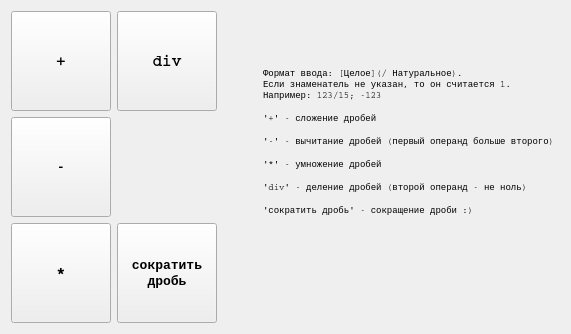
      <widget class="QWidget" name="tabRational">
       <attribute name="title">
        <string>Рациональные</string>
       </attribute>
       <layout class="QVBoxLayout" name="verticalLayout_6">
        <item>
         <layout class="QHBoxLayout" name="horizontalLayout_5">
          <item>
           <layout class="QGridLayout" name="buttonsLayout_3">
            <item row="0" column="1">
             <widget class="QPushButton" name="rationalDivButton">
              <property name="sizePolicy">
               <sizepolicy hsizetype="Maximum" vsizetype="Fixed">
                <horstretch>0</horstretch>
                <verstretch>0</verstretch>
               </sizepolicy>
              </property>
              <property name="minimumSize">
               <size>
                <width>100</width>
                <height>100</height>
               </size>
              </property>
              <property name="font">
               <font>
                <family>Courier</family>
                <pointsize>12</pointsize>
                <weight>75</weight>
                <bold>true</bold>
                <stylestrategy>PreferDefault</stylestrategy>
                <kerning>false</kerning>
               </font>
              </property>
              <property name="text">
               <string>div</string>
              </property>
             </widget>
            </item>
            <item row="2" column="0">
             <widget class="QPushButton" name="rationalMultButton">
              <property name="sizePolicy">
               <sizepolicy hsizetype="Maximum" vsizetype="Fixed">
                <horstretch>0</horstretch>
                <verstretch>0</verstretch>
               </sizepolicy>
              </property>
              <property name="minimumSize">
               <size>
                <width>100</width>
                <height>100</height>
               </size>
              </property>
              <property name="font">
               <font>
                <family>Courier</family>
                <pointsize>12</pointsize>
                <weight>75</weight>
                <bold>true</bold>
                <stylestrategy>PreferDefault</stylestrategy>
                <kerning>false</kerning>
               </font>
              </property>
              <property name="text">
               <string>*</string>
              </property>
             </widget>
            </item>
            <item row="1" column="0">
             <widget class="QPushButton" name="rationalSubButton">
              <property name="sizePolicy">
               <sizepolicy hsizetype="Maximum" vsizetype="Fixed">
                <horstretch>0</horstretch>
                <verstretch>0</verstretch>
               </sizepolicy>
              </property>
              <property name="minimumSize">
               <size>
                <width>100</width>
                <height>100</height>
               </size>
              </property>
              <property name="font">
               <font>
                <family>Courier</family>
                <pointsize>12</pointsize>
                <weight>75</weight>
                <bold>true</bold>
                <stylestrategy>PreferDefault</stylestrategy>
                <kerning>false</kerning>
               </font>
              </property>
              <property name="text">
               <string>-</string>
              </property>
             </widget>
            </item>
            <item row="0" column="0">
             <widget class="QPushButton" name="rationalPlusButton">
              <property name="sizePolicy">
               <sizepolicy hsizetype="Maximum" vsizetype="Fixed">
                <horstretch>0</horstretch>
                <verstretch>0</verstretch>
               </sizepolicy>
              </property>
              <property name="minimumSize">
               <size>
                <width>100</width>
                <height>100</height>
               </size>
              </property>
              <property name="font">
               <font>
                <family>Courier</family>
                <pointsize>12</pointsize>
                <weight>75</weight>
                <bold>true</bold>
                <stylestrategy>PreferDefault</stylestrategy>
                <kerning>false</kerning>
               </font>
              </property>
              <property name="text">
               <string>+</string>
              </property>
             </widget>
            </item>
            <item row="2" column="1">
             <widget class="QPushButton" name="rationalReduceButton">
              <property name="enabled">
               <bool>true</bool>
              </property>
              <property name="sizePolicy">
               <sizepolicy hsizetype="Maximum" vsizetype="Fixed">
                <horstretch>0</horstretch>
                <verstretch>0</verstretch>
               </sizepolicy>
              </property>
              <property name="minimumSize">
               <size>
                <width>100</width>
                <height>100</height>
               </size>
              </property>
              <property name="font">
               <font>
                <family>Courier</family>
                <pointsize>10</pointsize>
                <weight>75</weight>
                <bold>true</bold>
                <stylestrategy>PreferDefault</stylestrategy>
                <kerning>false</kerning>
               </font>
              </property>
              <property name="text">
               <string>сократить
дробь</string>
              </property>
              <property name="autoDefault">
               <bool>false</bool>
              </property>
              <property name="flat">
               <bool>false</bool>
              </property>
             </widget>
            </item>
           </layout>
          </item>
          <item>
           <spacer name="horizontalSpacer_8">
            <property name="orientation">
             <enum>Qt::Horizontal</enum>
            </property>
            <property name="sizeHint" stdset="0">
             <size>
              <width>40</width>
              <height>20</height>
             </size>
            </property>
           </spacer>
          </item>
          <item>
           <widget class="QLabel" name="infoLabel_3">
            <property name="sizePolicy">
             <sizepolicy hsizetype="Preferred" vsizetype="Minimum">
              <horstretch>0</horstretch>
              <verstretch>0</verstretch>
             </sizepolicy>
            </property>
            <property name="font">
             <font>
              <family>Courier</family>
              <pointsize>12</pointsize>
              <weight>50</weight>
              <bold>false</bold>
              <stylestrategy>PreferDefault</stylestrategy>
              <kerning>false</kerning>
             </font>
            </property>
            <property name="text">
             <string>&lt;html&gt;&lt;head/&gt;&lt;body&gt;&lt;p&gt;&lt;span style=&quot; font-size:7pt;&quot;&gt;Формат ввода: [Целое](/ Натуральное).&lt;br/&gt;Если знаменатель не указан, то он считается 1.&lt;br/&gt;Например: 123/15; -123&lt;/span&gt;&lt;/p&gt;&lt;p&gt;&lt;span style=&quot; font-size:7pt;&quot;&gt;'+' - сложение дробей &lt;/span&gt;&lt;/p&gt;&lt;p&gt;&lt;span style=&quot; font-size:7pt;&quot;&gt;'-' - вычитание дробей (первый операнд больше второго) &lt;/span&gt;&lt;/p&gt;&lt;p&gt;&lt;span style=&quot; font-size:7pt;&quot;&gt;'*' - умножение дробей &lt;/span&gt;&lt;/p&gt;&lt;p&gt;&lt;span style=&quot; font-size:7pt;&quot;&gt;'div' - деление дробей (второй операнд - не ноль) &lt;/span&gt;&lt;/p&gt;&lt;p&gt;&lt;span style=&quot; font-size:7pt;&quot;&gt;'сократить дробь' - сокращение дроби :)&lt;/span&gt;&lt;/p&gt;&lt;p&gt;&lt;span style=&quot; font-size:7pt;&quot;&gt;&lt;br/&gt;&lt;/span&gt;&lt;/p&gt;&lt;/body&gt;&lt;/html&gt;</string>
            </property>
            <property name="textFormat">
             <enum>Qt::AutoText</enum>
            </property>
            <property name="wordWrap">
             <bool>true</bool>
            </property>
           </widget>
          </item>
         </layout>
        </item>
       </layout>
      </widget>
